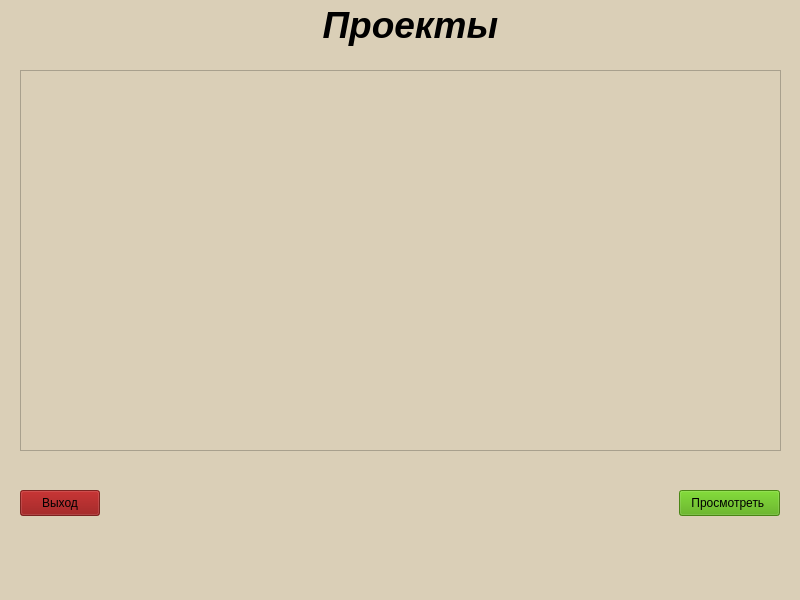
<?xml version="1.0" encoding="UTF-8"?>
<ui version="4.0">
 <class>MainWindow</class>
 <widget class="QMainWindow" name="MainWindow">
  <property name="geometry">
   <rect>
    <x>0</x>
    <y>0</y>
    <width>800</width>
    <height>600</height>
   </rect>
  </property>
  <property name="windowTitle">
   <string>MainWindow</string>
  </property>
  <property name="styleSheet">
   <string notr="true">background-color: rgb(218, 207, 183);</string>
  </property>
  <widget class="QWidget" name="centralwidget">
   <widget class="QTableView" name="tableView">
    <property name="geometry">
     <rect>
      <x>20</x>
      <y>70</y>
      <width>761</width>
      <height>381</height>
     </rect>
    </property>
   </widget>
   <widget class="QPushButton" name="pushButton">
    <property name="geometry">
     <rect>
      <x>679</x>
      <y>490</y>
      <width>101</width>
      <height>26</height>
     </rect>
    </property>
    <property name="styleSheet">
     <string notr="true">background-color: rgba(77, 168, 4, 213);</string>
    </property>
    <property name="text">
     <string>Просмотреть </string>
    </property>
   </widget>
   <widget class="QPushButton" name="pushButton_2">
    <property name="geometry">
     <rect>
      <x>20</x>
      <y>490</y>
      <width>80</width>
      <height>26</height>
     </rect>
    </property>
    <property name="styleSheet">
     <string notr="true">background-color: rgba(140, 3, 3, 190);</string>
    </property>
    <property name="text">
     <string>Выход</string>
    </property>
   </widget>
   <widget class="QLabel" name="label">
    <property name="geometry">
     <rect>
      <x>240</x>
      <y>0</y>
      <width>351</width>
      <height>51</height>
     </rect>
    </property>
    <property name="text">
     <string>&lt;html&gt;&lt;head/&gt;&lt;body&gt;&lt;p align=&quot;center&quot;&gt;&lt;span style=&quot; font-size:28pt; font-weight:600; font-style:italic;&quot;&gt;Проекты &lt;/span&gt;&lt;/p&gt;&lt;/body&gt;&lt;/html&gt;</string>
    </property>
   </widget>
  </widget>
  <widget class="QMenuBar" name="menubar">
   <property name="geometry">
    <rect>
     <x>0</x>
     <y>0</y>
     <width>800</width>
     <height>23</height>
    </rect>
   </property>
  </widget>
  <widget class="QStatusBar" name="statusbar"/>
 </widget>
 <resources/>
 <connections/>
</ui>
